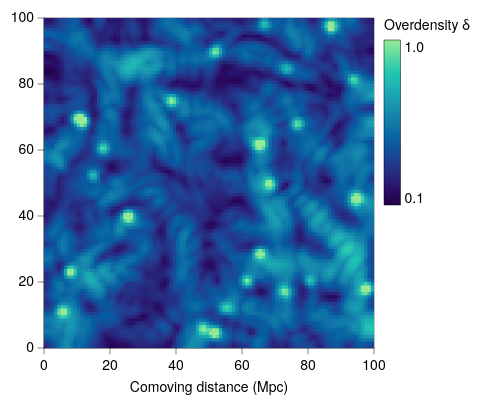

Here is the Vega-Lite specification saved for this chart:
### Vega-Lite specification from a JSON file in a GitHub repository (floating-point values rounded to 4 significant figures; data arrays with more than 128 entries replaced by an {"elided": "..."} marker saying what was removed)
{"background": null, "config": {"arc": {"fill": "#DBDBDB", "fillOpacity": 1.0, "innerRadius": 41.25, "padAngle": 0.03, "stroke": "black", "strokeOpacity": 1, "strokeWidth": 0.25}, "area": {"fill": "#DBDBDB", "fillOpacity": 1.0, "stroke": "black", "strokeOpacity": 1, "strokeWidth": 0.25}, "axis": {"domain": true, "domainCap": "round", "domainColor": "black", "domainWidth": 0.25, "grid": false, "gridCap": "round", "gridColor": "#F1F1F1", "gridDash": [0, 0], "gridOpacity": 1.0, "gridWidth": 0.25, "labelColor": "black", "labelFont": "Helvetica Neue, HelveticaNeue, Helvetica, Arial, sans-serif", "labelFontSize": 7, "labelFontStyle": "normal", "labelFontWeight": 400, "offset": 0, "ticks": true, "tickCap": "round", "tickColor": "black", "tickRound": false, "tickSize": 3, "tickWidth": 0.25, "titleColor": "black", "titleFont": "Helvetica Neue, HelveticaNeue, Helvetica, Arial, sans-serif", "titleFontSize": 7, "titleFontStyle": "normal", "titleFontWeight": 400}, "axisX": {"domain": true, "labelAlign": "center", "labelAngle": 0, "labels": true, "ticks": true, "translate": 0}, "axisY": {"domain": true, "labelAlign": "right", "labelAngle": 0, "labels": true, "ticks": true, "translate": 0}, "axisRight": {"domain": true, "labelAlign": "left", "labelAngle": 0, "labels": true, "ticks": true, "translate": 0}, "axisTop": {"domain": true, "labelAlign": "center", "labelAngle": 0, "labels": true, "ticks": true, "translate": 0}, "axisBand": {"tickOffset": 0}, "bar": {"fill": "#DBDBDB", "fillOpacity": 1.0, "stroke": "black", "strokeOpacity": 1, "strokeWidth": 0.25}, "boxplot": {"size": 14.85, "ticks": {"cornerRadius": 0.25, "fill": "black", "opacity": 1, "size": 7.425, "thickness": 0.25}, "box": {"fillOpacity": 1.0, "stroke": "black", "strokeOpacity": 1, "strokeWidth": 0.25}, "median": {"cornerRadius": 0, "fill": "black", "fillOpacity": 1.0, "opacity": 1, "size": 14.85, "thickness": 0.25}, "rule": {"fill": "black", "fillOpacity": 1.0, "size": 16.5, "stroke": "black", "strokeDash": [0, 0], "strokeOpacity": 1, "strokeWidth": 0.25}, "outliers": {"color": "black", "fill": "black", "fillOpacity": 1.0, "size": 0, "stroke": "black", "strokeOpacity": 1, "strokeWidth": 0.25}}, "circle": {"fill": "black", "fillOpacity": 1.0, "size": 2.062, "stroke": null, "strokeOpacity": 1, "strokeWidth": 0.25}, "errorband": {"band": {"fillOpacity": 0.6, "stroke": null, "strokeWidth": 0.25, "strokeOpacity": 1}, "borders": {"opacity": 0, "strokeOpacity": 0.25, "strokeWidth": 1}}, "errorbar": {"opacity": 1, "rule": {"strokeDash": [0, 0], "strokeWidth": 0.25}, "ticks": {"color": "black", "cornerRadius": 0.125, "opacity": 1, "size": 9.9, "thickness": 0.25}, "thickness": 0.25}, "font": "Helvetica Neue, HelveticaNeue, Helvetica, Arial, sans-serif", "geoshape": {"fill": "#DBDBDB", "fillOpacity": 1.0, "stroke": "black", "strokeOpacity": 1, "strokeWidth": 0.25}, "header": {"labelColor": "black", "labelFont": "Helvetica Neue, HelveticaNeue, Helvetica, Arial, sans-serif", "labelFontSize": 7, "labelFontStyle": "normal", "labelFontWeight": 400, "titleColor": "black", "titleFont": "Helvetica Neue, HelveticaNeue, Helvetica, Arial, sans-serif", "titleFontSize": 7, "titleFontStyle": "normal", "titleFontWeight": 400, "titlePadding": 0}, "legend": {"disable": false, "offset": 4.5, "titlePadding": 4, "labelOffset": 2, "gradientLabelOffset": 2, "gradientLength": 82.5, "gradientThickness": 8.25, "gradientOpacity": 1.0, "gradientStrokeColor": "black", "gradientStrokeWidth": 0.25, "labelColor": "black", "labelFont": "Helvetica Neue, HelveticaNeue, Helvetica, Arial, sans-serif", "labelFontSize": 7, "labelFontStyle": "normal", "labelFontWeight": 400, "strokeColor": "black", "strokeWidth": 0, "symbolSize": 42, "symbolStrokeColor": "black", "symbolStrokeWidth": 0.25, "titleColor": "black", "titleFont": "Helvetica Neue, HelveticaNeue, Helvetica, Arial, sans-serif", "titleFontSize": 7, "titleFontStyle": "normal", "titleFontWeight": 400}, "line": {"color": "black", "stroke": "black", "strokeCap": "round", "strokeDash": [0, 0], "strokeOpacity": 1, "strokeWidth": 0.375}, "point": {"filled": true, "fill": "#DBDBDB", "fillOpacity": 1.0, "size": 8.25, "stroke": "black", "strokeOpacity": 1, "strokeWidth": 0.25}, "range": {"category": ["#5CA7B1", "#CDDEF3", "#B7B3E4", "#B3DAB5", "#F5E1B3", "#3D727B", "#8AA8D2", "#867DAC", "#80A988", "#CBB17A", "#204148", "#59719A", "#584C77", "#507B5F", "#9D824D"], "diverging": {"scheme": ["#C35082", "#CE6D94", "#D989A7", "#E2A4BA", "#EABFCE", "#F1DBE2", "#F6F6F6", "#D7E0EB", "#B9CBE0", "#9BB6D5", "#7DA1C9", "#5F8CBD", "#4177B1"]}, "heatmap": {"scheme": ["#230347", "#290D67", "#28287D", "#204092", "#0C58A0", "#126FA5", "#1886AC", "#1D9DB1", "#22B4B4", "#27CAAE", "#5FDBA1", "#98E993"]}, "ordinal": {"scheme": ["#F1F1F1", "#DBDBDB", "#C6C6C6", "#B2B2B2", "#9D9D9D", "#898989", "#767676", "#636363", "#515151", "#404040", "#2F2F2F", "#1F1F1F"]}, "ramp": {"scheme": ["#32022B", "#43044D", "#4C196E", "#4D338C", "#484DA6", "#3A68BB", "#1D83CA", "#1D9CCB", "#23B5C9", "#28CDC5", "#4DE0B4", "#91EE9F"]}}, "rule": {"color": "black", "stroke": "black", "strokeCap": "round", "strokeDash": [2, 2], "strokeOpacity": 1, "strokeWidth": 0.25}, "scale": {"bandPaddingInner": 0.1, "bandPaddingOuter": 0.1, "round": false}, "rect": {"fill": "#DBDBDB", "fillOpacity": 1.0, "stroke": "black", "strokeOpacity": 1, "strokeWidth": 0.25}, "square": {"fill": "#DBDBDB", "fillOpacity": 1.0, "size": 16.5, "stroke": "black", "strokeOpacity": 1, "strokeWidth": 0.25}, "text": {"color": "black", "font": "Helvetica Neue, HelveticaNeue, Helvetica, Arial, sans-serif", "fontSize": 7, "fontStyle": "normal", "fontWeight": 400}, "tick": {"color": "black", "cornerRadius": 0.125, "opacity": 1.0, "size": 14.85, "thickness": 0.25}, "title": {"anchor": "middle", "frame": "group", "color": "black", "font": "Helvetica Neue, HelveticaNeue, Helvetica, Arial, sans-serif", "fontSize": 7, "fontStyle": "normal", "fontWeight": 400, "subtitleColor": "black", "subtitleFont": "Helvetica Neue, HelveticaNeue, Helvetica, Arial, sans-serif", "subtitleFontSize": "Helvetica Neue, HelveticaNeue, Helvetica, Arial, sans-serif", "subtitleFontStyle": "normal", "subtitleFontWeight": 400}, "trail": {"color": "black", "opacity": 1, "size": 0.375}, "view": {"continuousWidth": 165, "continuousHeight": 165, "discreteWidth": 165, "discreteHeight": 165, "fill": null, "stroke": "black", "strokeWidth": 0.25}}, "data": {"name": "data-4b5ccc71a6e158b2ae93a916202ffd7d"}, "mark": {"type": "rect", "clip": true, "stroke": null}, "encoding": {"color": {"field": "delta", "title": "Overdensity δ", "type": "quantitative"}, "x": {"field": "x0", "scale": {"domain": [0, 100], "nice": false}, "title": "Comoving distance (Mpc)", "type": "quantitative"}, "x2": {"field": "x1"}, "y": {"field": "y0", "scale": {"domain": [0, 100], "nice": false}, "title": null, "type": "quantitative"}, "y2": {"field": "y1"}}, "$schema": "https://vega.github.io/schema/vega-lite/v6.4.1.json", "datasets": {"data-4b5ccc71a6e158b2ae93a916202ffd7d": {"elided": "10000 records"}}}
